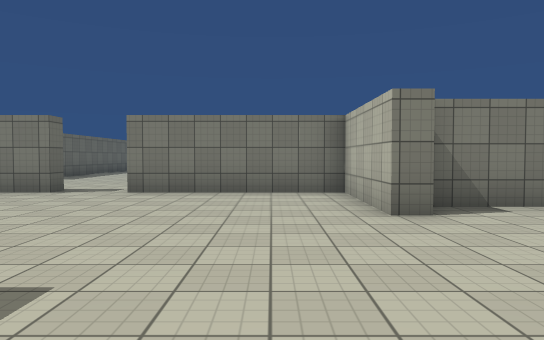
View 1 (above)

16 first-person views from a walk through a scene from a Unity 3-D project. The camera is 1.4 m above the floor, tilts 2° down and sees 70° across. The floor is counted in squares, 2 m on a side. Each view is taken from the middle of a square. On the plan, view 1 faces up. The plan holds only what a view shows up to about 11 squares ahead; the rest is blank. Some animated figures are left out. Surface patterns are stand-ins for the level's own textures.

View 2
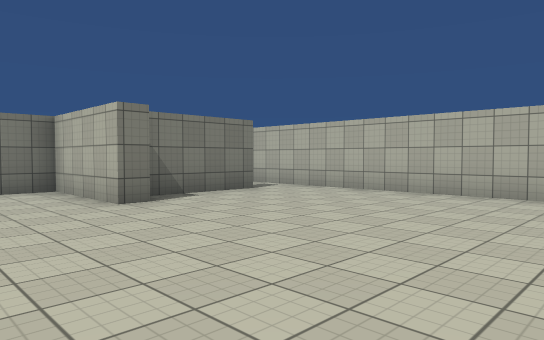

View 3
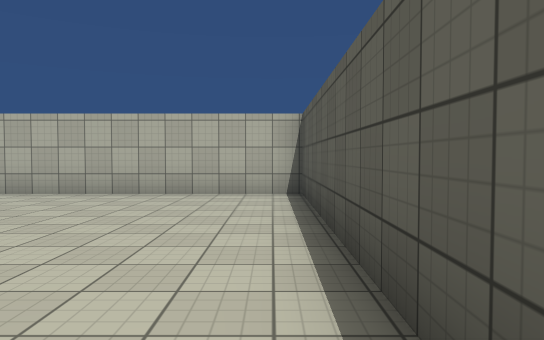

View 4
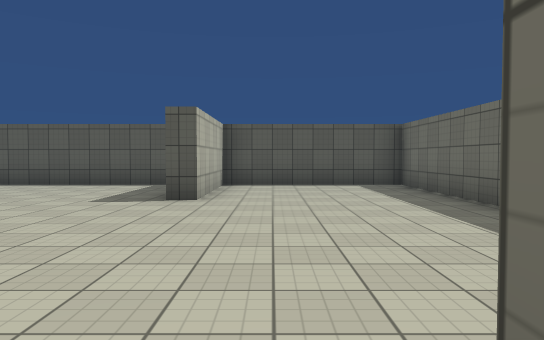

View 5
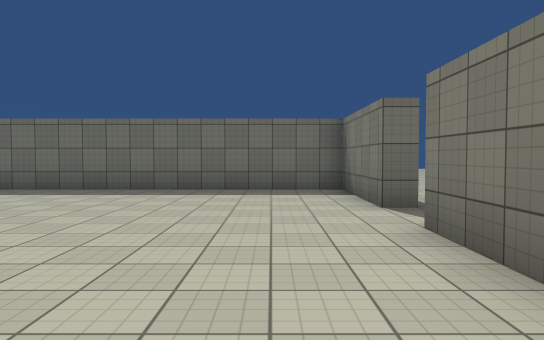

View 6
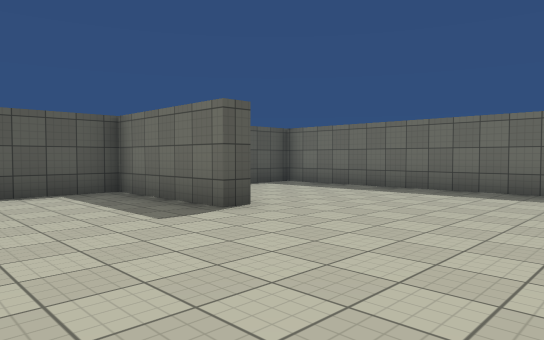

View 7
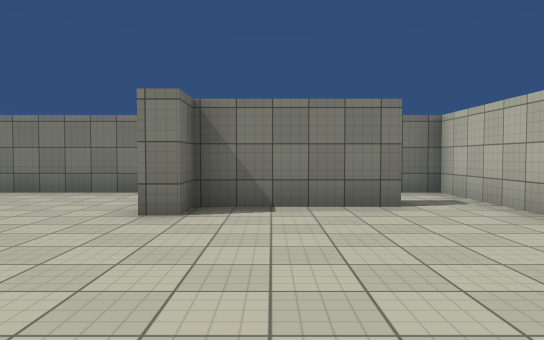

View 8
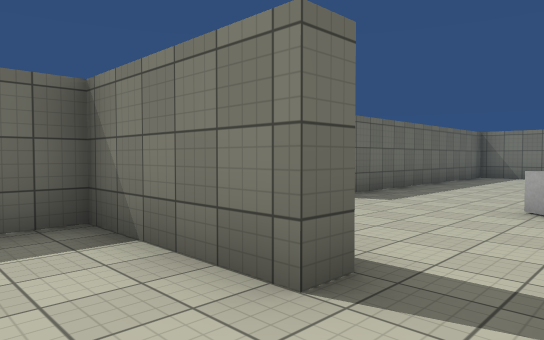

View 9
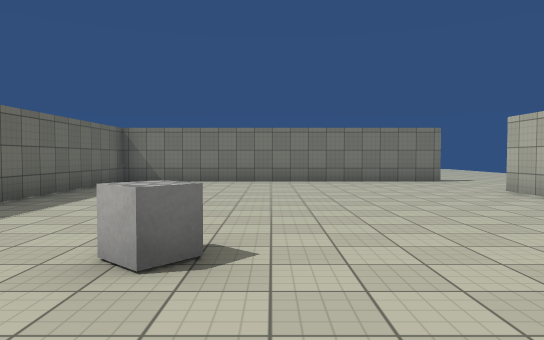

View 10
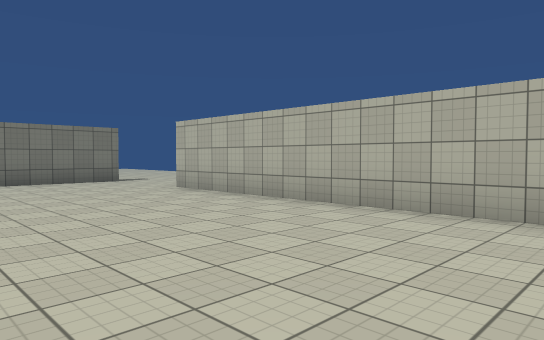

View 11
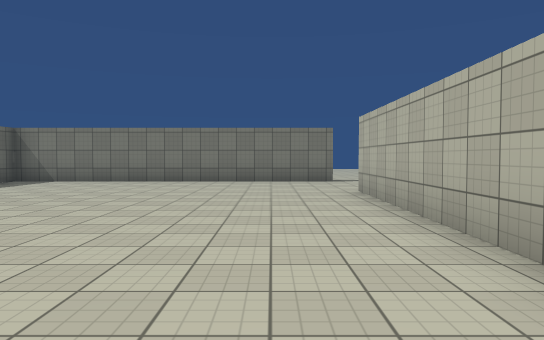

View 12
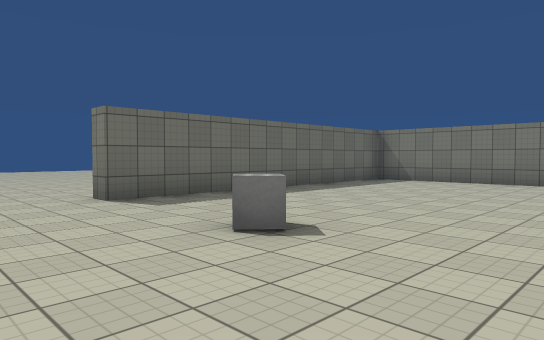

View 13
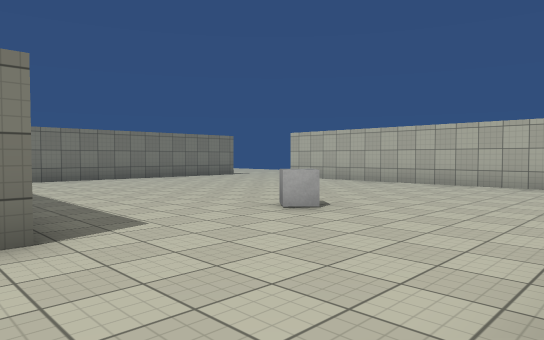

View 14
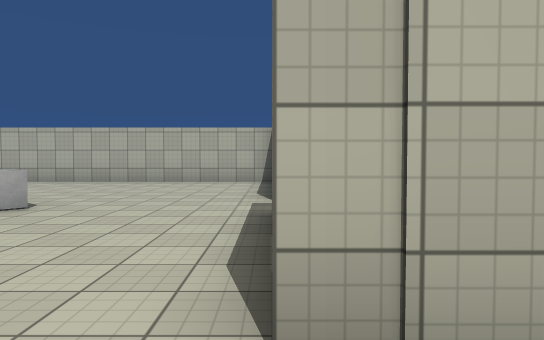

View 15
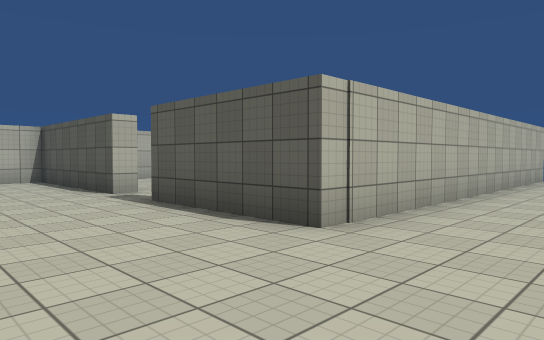

View 16
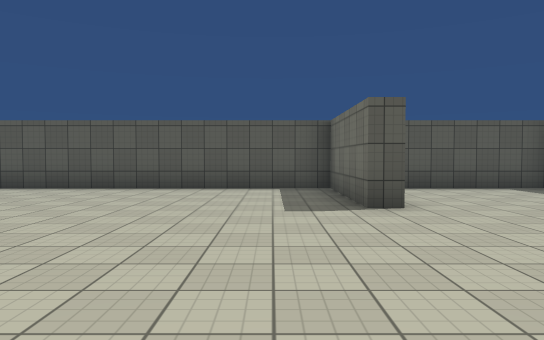

### Floor plan
Ten units are one square. View 1 is at (0, 0); x grows to the right and y downward. Boxes are objects, and circles mark ways between rooms. Rooms are numbered by the first view taken in them; rooms with no view inside come last. Other rooms are left out.
<svg viewBox="-105 -203 173 228">
<path fill="none" stroke="#000" d="M49 -54 19 -54 19 -46 14 -46 14 -75 -28 -75 -28 -80M-43 -80 -43 -75 -72 -75 -72 16 -28 16 -28 -18 -23 -18 -23 16 63 16 63 -55M-28 -80 18 -80 18 -169M5 -198 -72 -198 -72 -115 -78 -115M-77 -80 -43 -80M17 -198 5 -198M-77 20 -77 -80"/>
<rect x="-45" y="-125" width="10" height="10" fill="#bbb"><title>other object</title></rect>
<circle cx="-35" cy="-80" r="3" fill="#2a7"/>
<circle cx="-70" cy="-100" r="3" fill="#2a7"/>
<circle cx="3" cy="-180" r="3" fill="#2a7"/>
<text x="0" y="-30">1</text>
<text x="-30" y="-140">2</text>
<text x="-100" y="-160">3</text>
</svg>
Room 1 opens to room 2. Room 2 opens to room 3.

Where each view was taken, in squares from view 1:
view 1: 0 up, 0 right, facing up
view 2: 1 down, 1 left, facing up-right
view 3: 1 down, 1 left, facing right
view 4: 8 up, 4 left, facing down
view 5: 6 up, 1 right, facing left
view 6: 6 up, 1 right, facing down-left
view 7: 0 up, 3 right, facing up
view 8: 6 up, 3 left, facing up-left
view 9: 9 up, 3 left, facing up
view 10: 9 up, 3 left, facing up-right
view 11: 9 up, 0 right, facing up
view 12: 9 up, 1 left, facing up-left
view 13: 8 up, 8 left, facing up-right
view 14: 8 up, 9 left, facing right
view 15: 11 up, 10 left, facing down-right
view 16: 7 up, 1 left, facing down
